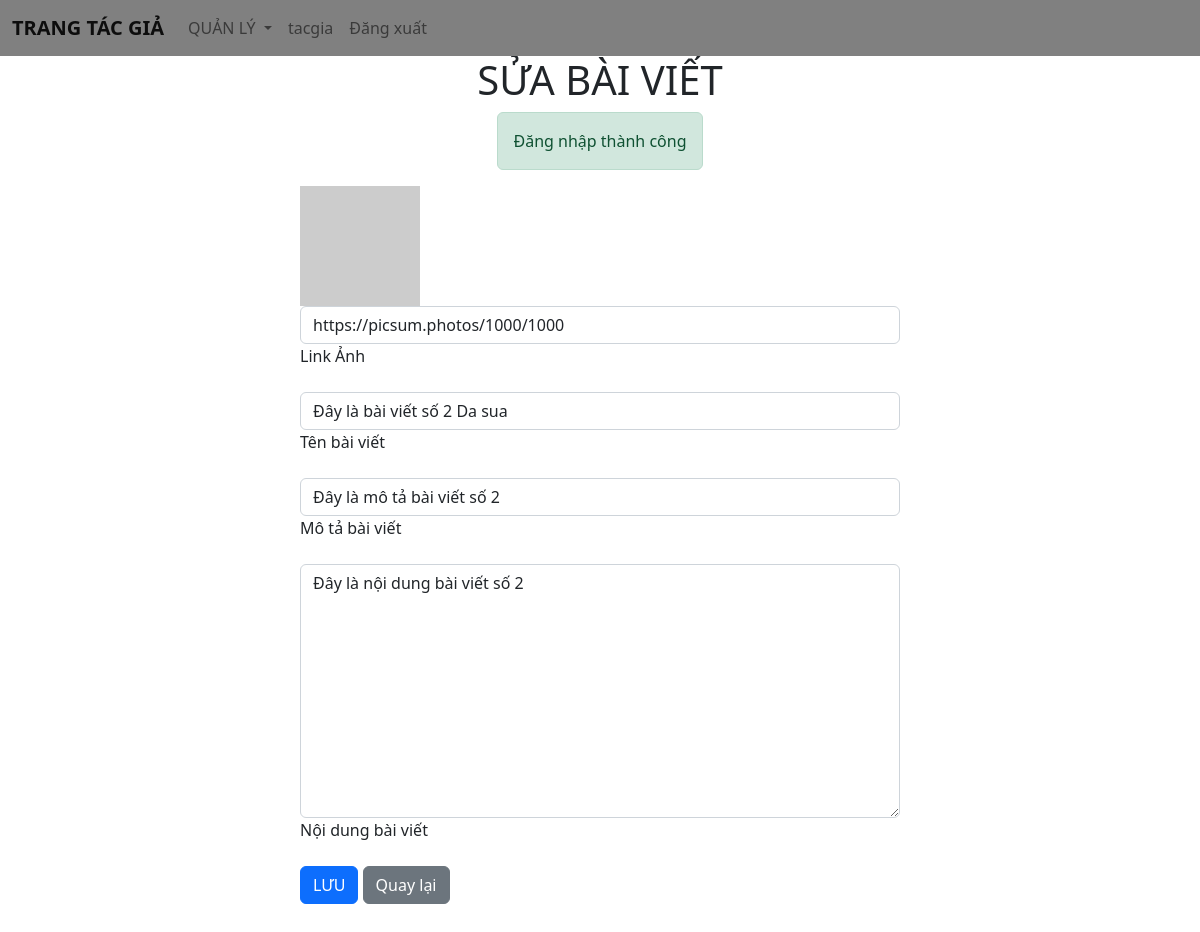
The page /index.php?type=postself&type1=fixpost&id=2 (signed in) on the database its author committed.
### tables this page shows
CREATE TABLE `posts` (
  `id_post` bigint(20) NOT NULL,
  `postName` varchar(255) NOT NULL,
  `postImage` varchar(255) NOT NULL,
  `postDescription` varchar(255) NOT NULL,
  `postDate` datetime NOT NULL DEFAULT current_timestamp(),
  `postContent` varchar(10000) NOT NULL,
  `isAccepted` tinyint(4) NOT NULL DEFAULT 1,
  `note` varchar(255) NOT NULL,
  `user_id` bigint(20) NOT NULL,
  `category_id` bigint(20) DEFAULT 4
);

### app/helpers/security.php (called while the page is built, shortened)
<?php
function e($string){
    return htmlspecialchars($string ?? '', ENT_QUOTES, 'UTF-8');
}
function getFlashMessage($type){
    if(isset($_SESSION['flash'][$type])){
        $message = $_SESSION['flash'][$type];
        return $message;
    }
    return null;
}

### app/models/pdo.php (called while the page is built, shortened)
<?php
function pdo_get_connection()
{
    try {
        $conn = new PDO('mysql:host=' . DBHOST . ';dbname=' . DBNAME . ';charset=utf8mb4', DBUSER, DBPASS);
        $conn->setAttribute(PDO::ATTR_ERRMODE, PDO::ERRMODE_EXCEPTION);
        $conn->setAttribute(PDO::ATTR_EMULATE_PREPARES, false);
        return $conn;
    } catch (PDOException $e) {
        error_log("Database connection error: " . $e->getMessage());
        die("Lỗi kết nối cơ sở dữ liệu. Vui lòng thử lại sau.");
    }
}
function pdo_query_one($sql, ...$args)
{
    try {
        $conn = pdo_get_connection();
        $stmt = $conn->prepare($sql);
        $stmt->execute($args);
        $row = $stmt->fetch(PDO::FETCH_ASSOC);
        return $row;
    } catch (PDOException $e) {
        error_log("Query error: " . $e->getMessage());
        return false;
    } finally {
        unset($conn);
    }
}

### app/models/user/productModels.php (called while the page is built, shortened)
<?php
function getPostByIdAndIdAuthor($id, $id_post){
    $sql="SELECT * FROM posts
          INNER JOIN post_categories ON posts.category_id = post_categories.id_post_category
          INNER JOIN users ON posts.user_id = users.id_user
          WHERE (isAccepted = 0 OR isAccepted = 2) AND users.isActive=0
          AND user_id=? AND id_post=?";
    return pdo_query_one($sql, $id, $id_post);
}

### app/views/admin/fixpost.views.php (the view, shortened to what this page needs)
<link rel="stylesheet" href="public/css/login.css">
<div id="container4">
  <div id="title-container4">
    <h1>SỬA BÀI VIẾT</h1>
  </div>
  <?php if($success = getFlashMessage('success')): ?>
    <div class="alert alert-success"><?= e($success) ?></div>
  <?php endif; ?>
<form action="" method="post">
  <div class="form-outline mb-4">
    <img width="20%" src="<?= e($getPostByIdAndIdAuthor['postImage']) ?>" alt="Post Image" />
    <input type="url" id="postImage" name="postImage" value="<?= e($getPostByIdAndIdAuthor['postImage']) ?>" class="form-control" required />
    <label for="postImage">Link Ảnh</label>
  </div>
  <div class="form-outline mb-4">
    <input type="text" id="postName" name="postName" value="<?= e($getPostByIdAndIdAuthor['postName']) ?>" class="form-control" maxlength="255" required />
    <label for="postName">Tên bài viết</label>
  </div>
  <div class="form-outline mb-4">
    <input type="text" id="postDescription" name="postDescription" value="<?= e($getPostByIdAndIdAuthor['postDescription']) ?>" class="form-control" maxlength="255" required />
    <label for="postDescription">Mô tả bài viết</label>
  </div>
  <div class="form-outline mb-4">
    <textarea name="postContent" class="form-control" id="postContent" rows="10" required><?= e($getPostByIdAndIdAuthor['postContent']) ?></textarea>
    <label for="postContent">Nội dung bài viết</label>
  </div>
  <button type="submit" name="btn-save-post" class="btn btn-primary btn-block mb-4">LƯU</button>
  <a href="index.php?type=postself" class="btn btn-secondary btn-block mb-4">Quay lại</a>
</form>
</div>

### public/css/login.css (style rules this page uses)
#container4 { display: flex; flex-direction: column; align-items: center; }
#container4 form { width: 50%; }

### rows shown on the page
posts: postImage "https://picsum.photos/1000/1000", postName "Đây là bài viết số 2 Da sua", postDescription "Đây là mô tả bài viết số 2", postContent "Đây là nội dung bài viết số 2"

### other values the page prints
$roleNames[$roleId] "TRANG TÁC GIẢ"
$_SESSION['user']['userName'] "tacgia"
$success "Đăng nhập thành công"
